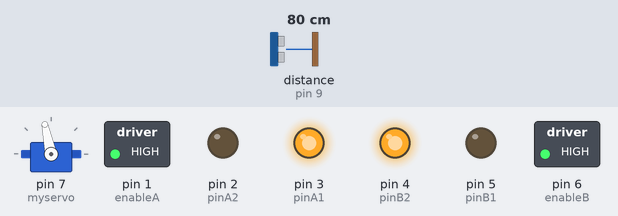
The sketch below on a simulated Arduino Uno, built with avr-gcc and run on an emulated ATmega328P. Shown: servo, switched loads named in the sketch (green lamp = pin HIGH), output pins drawn as LEDs (lit = HIGH). Wiring (inferred from the names in the program): ultrasonic range finder: trigger pin 8; echo pin 9. Dashed ring = blinking. The test bench sets the inputs (shaded band); at power-on: distance to the obstacle (sensor on pin 9) 80 cm. The echo pulse lasts 58.3 µs per cm; pins used as bus, display or sensor lines are not drawn.

Above: at 1.02 s.
1.3 s: distance to the obstacle (sensor on pin 9) set to 19 cm
4.3 s: distance to the obstacle (sensor on pin 9) set to 15 cm
At 4.8 s:
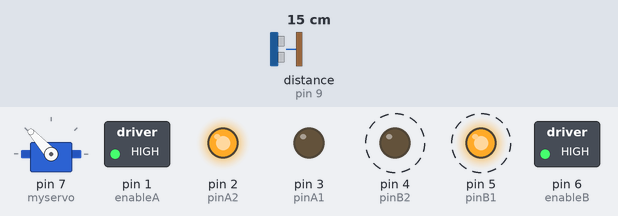
7.3 s: distance to the obstacle (sensor on pin 9) set to 250 cm
At 7.68 s:
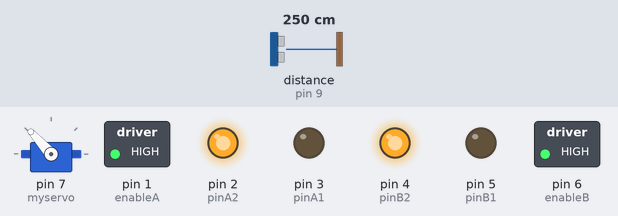
10.3 s: distance to the obstacle (sensor on pin 9) set to 2 cm
At 10.7 s:
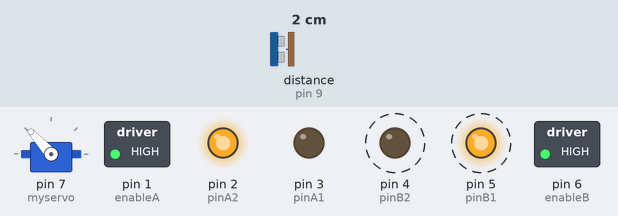
13.3 s: distance to the obstacle (sensor on pin 9) set to 18 cm
At 13.81 s:
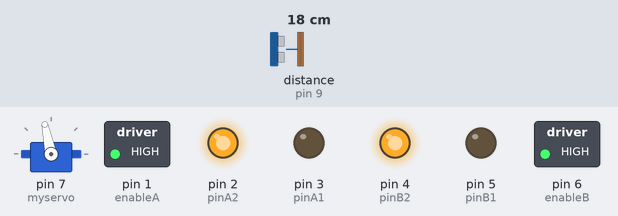
16.3 s: distance to the obstacle (sensor on pin 9) set to 4 cm
At 16.7 s:
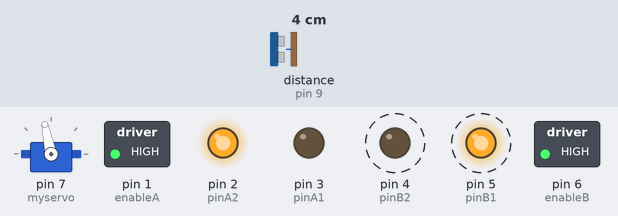
Timing chart, 0 to 20.3 s (numbered marks = the images above; inputs shaded):
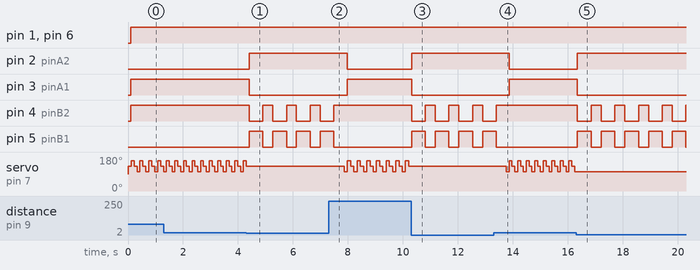

Measured:
- the behaviour switches between 17 and 16 cm on distance to the obstacle (sensor on pin 9) (found by bisection; images 0 and 1)
- after the input at 4.3 s, pin 2 (pinA2): LOW → HIGH after 0.10 s; pin 3 (pinA1): HIGH → LOW after 0.10 s; pin 4 (pinB2): alternates HIGH for 0.36 s and LOW for 0.50 s, starting after 0.10 s; pin 5 (pinB1): alternates HIGH for 0.50 s and LOW for 0.36 s, starting after 0.10 s; servo on pin 7 (myservo): goes on until 4.3 s, then stays 132°
- after the input at 7.3 s, pin 2 (pinA2): HIGH → LOW after 0.67 s; pin 3 (pinA1): LOW → HIGH after 0.67 s; pin 4 (pinB2): goes on until 7.5 s, then stays HIGH; pin 5 (pinB1): goes on until 7.5 s, then stays LOW; servo on pin 7 (myservo): 132° → 102° after 0.57 s, then repeats every 0.35 s: 161° 0.12 s, 132° 0.12 s, 102° 0.12 s
- after the input at 10.3 s, pin 2 (pinA2): LOW → HIGH at once; pin 3 (pinA1): HIGH → LOW at once; pin 4 (pinB2): alternates HIGH for 0.36 s and LOW for 0.50 s, starting at once; pin 5 (pinB1): alternates HIGH for 0.50 s and LOW for 0.36 s, starting at once; servo on pin 7 (myservo): stops changing and stays 132°
- after the input at 13.3 s, pin 2 (pinA2): HIGH → LOW after 0.56 s; pin 3 (pinA1): LOW → HIGH after 0.56 s; pin 4 (pinB2): goes on until 13.4 s, then stays HIGH; pin 5 (pinB1): goes on until 13.4 s, then stays LOW; servo on pin 7 (myservo): 132° → 102° after 0.46 s, then repeats every 0.31 s: 161° 0.10 s, 132° 0.10 s, 102° 0.10 s
- after the input at 16.3 s, pin 2 (pinA2): LOW → HIGH after 0.05 s; pin 3 (pinA1): HIGH → LOW after 0.05 s; pin 4 (pinB2): alternates HIGH for 0.36 s and LOW for 0.50 s, starting after 0.05 s; pin 5 (pinB1): alternates HIGH for 0.50 s and LOW for 0.36 s, starting after 0.05 s; servo on pin 7 (myservo): stops changing and stays 102°
- by itself, servo on pin 7 (myservo): repeats every 0.31 s: 132° 0.10 s, 102° 0.10 s, 161° 0.10 s

The sketch:

code_with-servo.ino
```cpp
// Setup the servo motor
#include <Servo.h>
Servo myservo;
int servposnum = 0;
int servpos = 0;

// Setup Motor A (front and rear) pins
int enableA = 1;
int pinA1 = 3;
int pinA2 = 2;

// Setup Motor B (front and rear) pins
int enableB = 6;
int pinB1 = 5;
int pinB2 = 4;

// Setup Ultrasonic Sensor pins
#define trigPin 8
#define echoPin 9


void setup() {
  // The setup code goes here and runs once only
  // Configure the pin modes for each drive motor
   pinMode (enableA, OUTPUT);
   pinMode (pinA1, OUTPUT);
   pinMode (pinA2, OUTPUT);

   pinMode (enableB, OUTPUT);
   pinMode (pinB1, OUTPUT);
   pinMode (pinB2, OUTPUT);

   // Configure the pin modes for the Ultrasonic Sensor
   pinMode(trigPin, OUTPUT);
   pinMode(echoPin, INPUT);

   // Turn pin into servo driver. Calls pinMode. Returns 0 on failure.
   myservo.attach(7);
}

void loop() {
  // Main code goes here and will run repeatedly:

     car(); // function keeps moving car forward while distance > 15cm
     avoid(); // function makes car go back, turn slightly right to move forward in new direction

}

// Create motor functions
void motorAforward() {
 digitalWrite (pinA1, HIGH);
 digitalWrite (pinA2, LOW);
}
void motorBforward() {
 digitalWrite (pinB1, LOW);
 digitalWrite (pinB2, HIGH);
}
void motorAbackward() {
 digitalWrite (pinA1, LOW);
 digitalWrite (pinA2, HIGH);
}
void motorBbackward() {
 digitalWrite (pinB1, HIGH);
 digitalWrite (pinB2, LOW);
}
void motorAstop() {
 digitalWrite (pinA1, HIGH);
 digitalWrite (pinA2, HIGH);
}
void motorBstop() {
 digitalWrite (pinB1, HIGH);
 digitalWrite (pinB2, HIGH);
}
void motorAcoast() {
 digitalWrite (pinA1, LOW);
 digitalWrite (pinA2, LOW);
}
void motorBcoast() {
 digitalWrite (pinB1, LOW);
 digitalWrite (pinB2, LOW);
}
void motorAon() {
 digitalWrite (enableA, HIGH);
}
void motorBon() {
 digitalWrite (enableB, HIGH);
}
void motorAoff() {
 digitalWrite (enableA, LOW);
}
void motorBoff() {
 digitalWrite (enableB, LOW);
}

// Setup movement functions
void forward (int duration) {
 motorAforward();
 motorBforward();
 delay (duration);
}
void backward (int duration) {
 motorAbackward();
 motorBbackward();
 delay (duration);
}
void right (int duration) {
 motorAbackward();
 motorBforward();
 delay (duration);
}
void left (int duration) {
 motorAforward();
 motorBbackward();
 delay (duration);
}
void coast (int duration) {
 motorAcoast();
 motorBcoast();
 delay (duration);
}
void breakRobot (int duration) {
 motorAstop();
 motorBstop();
 delay (duration);
}
void disableMotors() {
 motorAoff();
 motorBoff();
}
void enableMotors() {
 motorAon();
 motorBon();
}

// Setup Ultrasonic Sensor distance measuring
int distance() {
  int duration, distance;
  digitalWrite(trigPin, HIGH);
  delayMicroseconds(1000);
  digitalWrite(trigPin, LOW);
  duration = pulseIn(echoPin, HIGH);
  distance = (duration/2) / 29.1;
  return distance;
}

// Setup the main car function
void car() {
int distance_0;
distance_0 = distance();
  // Keep moving forward in a straight line while distance of objects > 15cm
  while(distance_0 > 15)
  {
     // Keep moving servo motor back and forth to scan surroundings
     // This allows the ultrasonic sensor to see more to its left and right
     if(servposnum == 0)
     {
      myservo.writeMicroseconds (1900);
      servposnum = 1;
      delay(100);
     }
     else if(servposnum == 1)
     {
      myservo.writeMicroseconds (2200);
      servposnum = 2;
     delay(100);
     }
     else if(servposnum  == 2)
     {
      myservo.writeMicroseconds (1900);
      servposnum = 3;
      delay(100);
     }
     else if(servposnum == 3)
     {
      myservo.writeMicroseconds (1600);
      servposnum = 1;
      delay(100);
     }
     motorAon();
     motorBon();
     forward(1);
     distance_0 = distance();

  }
  breakRobot(0);

}
void avoid()
{
    // Go back and turn slightly right to move car in new direction if object detected < 15cm away
    backward(500);
    right(360);
}
```
